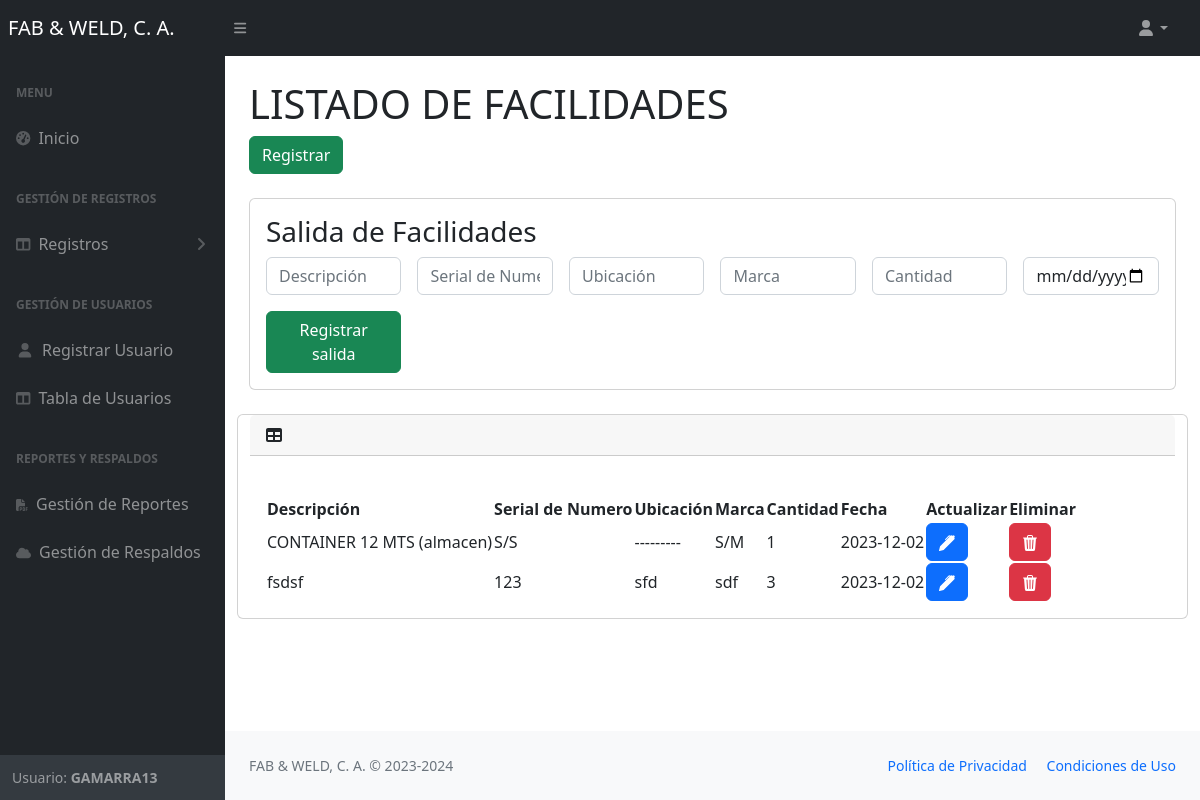
Screenshot of /views/facilidades.php (signed in) with the database file from the repository.
### tables this page shows
CREATE TABLE `users` (
  `id` int NOT NULL,
  `username` varchar(100) DEFAULT NULL,
  `email` varchar(100) NOT NULL,
  `passwordd` varchar(255) DEFAULT NULL,
  `estatus` varchar(50) NOT NULL,
  `role_id` int DEFAULT NULL
);

CREATE TABLE `facilidades` (
  `id` int NOT NULL,
  `descripcion` varchar(255) DEFAULT NULL,
  `serial_number` varchar(255) DEFAULT NULL,
  `ubicacion` varchar(255) DEFAULT NULL,
  `marca` varchar(255) DEFAULT NULL,
  `cantidad` int DEFAULT NULL,
  `fecha` date DEFAULT NULL
);

### views/facilidades.php (the view, shortened to what this page needs)
    <?php require'nav.php';?>
    <div id="layoutSidenav_content">
                <main>
                    <div class="container-fluid px-4">
                        <h1 class="mt-4">LISTADO DE FACILIDADES</h1>
                        <ol class="breadcrumb mb-4">
                         <a href="registrar2.php" class="btn btn-success" >Registrar</a>
                        </ol>
                        <div class="card">
  <div class="card-body">
  <h3>Salida de Facilidades</h3>
  <form action="../php/salida_facilidades.php" method="POST">
           <div class="row g-3">
  <div class="col-sm-2">
    <input type="text" class="form-control" placeholder="Descripción" name="descripcion" required>
  </div>
  <div class="col-sm-2">
    <input type="text" class="form-control" placeholder="Serial de Numero" name="serial_number" required>
  </div>
  <div class="col-sm-2">
    <input type="text" class="form-control" placeholder="Ubicación" name="ubicacion" required>
  </div>
  <div class="col-sm-2">
    <input type="text" class="form-control" placeholder="Marca" name="marca" required>
  </div>
  <div class="col-sm-2">
    <input type="number" class="form-control" placeholder="Cantidad" min="1" name="cantidad" required>
  </div>
  <div class="col-sm-2">
    <input type="date" class="form-control" name="fecha"   required>
  </div>
  <div class="col-sm-2">
  <button class="btn btn-success" type="submit">Registrar salida</button>
  </div>
</div>
</form>
  </div>
</div>
             <br>
                        <div class="row">
                        <div class="card mb-4">
                            <div class="card-header">
                                <i class="fas fa-table me-1"></i>
                            </div>
                            <div class="card-body">
                                <table id="datatablesSimple" >
                                <thead>
                                        <tr>
                                         <th >Descripción</th>
                                            <th >Serial de Numero</th>
                                            <th >Ubicación</th>
                                            <th >Marca</th>
                                            <th >Cantidad</th>
                                            <th >Fecha</th>
                                            <th >Actualizar</th>
                                            <th >Eliminar</th>
                                        </tr>
                                    </thead>
                                    <tbody >
                                        <?php
                                        require"../php/conexion.php";
$queto= "SELECT * FROM facilidades";
$result= mysqli_query($conexion, $queto);
while($fila = mysqli_fetch_array($result)){
    echo "<tr>";
    echo "<td>". $fila['descripcion']. "</td>";
        echo "<td>". $fila['serial_number']. "</td>";
    echo "<td>". $fila['ubicacion']. "</td>";
    echo "<td>". $fila['marca']. "</td>";
    echo "<td>". $fila['cantidad']. "</td>";
    echo "<td>". $fila['fecha']. "</td>";
      echo "<td><a href='actualizar_facilidades.php?id=".$fila['id']."' class='btn btn-primary btn-raised btn-xs'><svg xmlns='http://www.w3.org/2000/svg' width='16' height='16' fill='currentColor' class='bi bi-pen-fill' viewBox='0 0 16 16'>
      <path d='m13.498.795.149-.149a1.207 1.207 0 1 1 1.707 1.708l-.149.148a1.5 1.5 0 0 1-.059 2.059L4.854 14.854a.5.5 0 0 1-.233.131l-4 1a.5.5 0 0 1-.606-.606l1-4a.5.5 0 0 1 .131-.232l9.642-9.642a.5.5 0 0 0-.642.056L6.854 4.854a.5.5 0 1 1-.708-.708L9.44.854A1.5 1.5 0 0 1 11.5.796a1.5 1.5 0 0 1 1.998-.001z'/>
    </svg></a></td>";
      echo "<td><a  class='btn btn-danger btn-raised btn-xs' href='../php/eliminar_facilidades.php?id=".$fila['id']."'>
      <svg xmlns='http://www.w3.org/2000/svg' width='16' height='16' fill='currentColor' class='bi bi-trash3-fill' viewBox='0 0 16 16'>
      <path d='M11 1.5v1h3.5a.5.5 0 0 1 0 1h-.538l-.853 10.66A2 2 0 0 1 11.115 16h-6.23a2 2 0 0 1-1.994-1.84L2.038 3.5H1.5a.5.5 0 0 1 0-1H5v-1A1.5 1.5 0 0 1 6.5 0h3A1.5 1.5 0 0 1 11 1.5Zm-5 0v1h4v-1a.5.5 0 0 0-.5-.5h-3a.5.5 0 0 0-.5.5ZM4.5 5.029l.5 8.5a.5.5 0 1 0 .998-.06l-.5-8.5a.5.5 0 1 0-.998.06Zm6.53-.528a.5.5 0 0 0-.528.47l-.5 8.5a.5.5 0 0 0 .998.058l.5-8.5a.5.5 0 0 0-.47-.528ZM8 4.5a.5.5 0 0 0-.5.5v8.5a.5.5 0 0 0 1 0V5a.5.5 0 0 0-.5-.5Z'/>
    </svg></td>";
    echo "</tr>";
}
?>
          </tbody>
                                </table>
                            </div>
                        </div>
                    </div>
                </main>
    <?php require'footer.php';?>

### views/nav.php (shortened to what this page needs)
<?php
require"../php/conexion.php";
$id = $_SESSION["id"];
$rol1=2;
$estatus='estatus';
$consulta = "SELECT * FROM users WHERE id = '$id'  OR $rol1='role_id' AND $estatus='estatus'";
$result = mysqli_query($conexion, $consulta);
$row= $result->fetch_assoc();
if (mysqli_num_rows($result) == 0) {
    echo"<script>
    alert('Por favor debe de iniciar sesión');
    window.location.href='../index.php';
</script>";
    session_destroy();
      mysqli_close($conexion);
}if (!$result=mysqli_query($conexion, $consulta)) {
	echo("Error description:".mysqli_error($conexion));
}
    ?>
<!DOCTYPE html>
<html lang="en">
    <head>
        <link href="https://cdn.jsdelivr.net/npm/simple-datatables@7.1.2/dist/style.min.css" rel="stylesheet" />
        <link href="../css/styles.css" rel="stylesheet" />
    </head>
    <body class="sb-nav-fixed">
        <nav class="sb-topnav navbar navbar-expand navbar-dark bg-dark">
            <a class="navbar-brand ps-2" href="home.php">FAB & WELD, C. A.</a>
            <button class="btn btn-link btn-sm order-1 order-lg-0 me-4 me-lg-0" id="sidebarToggle" href="#!"><i class="fas fa-bars"></i></button>
            <ul class="navbar-nav ms-auto ms-md-0 me-3 me-lg-4">
                <li class="nav-item dropdown">
                    <a class="nav-link dropdown-toggle" id="navbarDropdown" href="#" role="button" data-bs-toggle="dropdown" aria-expanded="false"><i class="fas fa-user fa-fw"></i></a>
                </li>
            </ul>
        </nav>
        <div id="layoutSidenav">
            <div id="layoutSidenav_nav">
                <nav class="sb-sidenav accordion sb-sidenav-dark" id="sidenavAccordion">
                    <div class="sb-sidenav-menu">
                        <div class="nav">
                            <div class="sb-sidenav-menu-heading">Menu</div>
                            <a class="nav-link" href="home.php">
                                <div class="sb-nav-link-icon"><i class="fas fa-tachometer-alt"></i></div>
                                Inicio
                            </a>
                            <div class="sb-sidenav-menu-heading">Gestión de Registros</div>
                            <a class="nav-link collapsed" href="#" data-bs-toggle="collapse" data-bs-target="#collapseLayouts" aria-expanded="false" aria-controls="collapseLayouts">
                                <div class="sb-nav-link-icon"><i class="fas fa-columns"></i></div>
                                Registros
                                <div class="sb-sidenav-collapse-arrow"><i class="fas fa-angle-down"></i></div>
                            </a>
                            <div class="sb-sidenav-menu-heading">Gestión de Usuarios</div>
                            <a class="nav-link" href="nuevo_user.php">
                                <div class="sb-nav-link-icon"><i class="fas fa-user fa-fw"></i></div>
                               Registrar Usuario
                            </a>
                            <a class="nav-link" href="usuarios.php">
                                <div class="sb-nav-link-icon"><i class="fas fa-columns"></i></div>
                               Tabla de  Usuarios
                            </a>
                            <div class="sb-sidenav-menu-heading">Reportes y Respaldos</div>
                            <a class="nav-link" href="reportes.php">
                                <div class="sb-nav-link-icon"><i class='fas fa-file-pdf' style='font-size:12px'></i></div>
                               Gestión de Reportes
                            </a>
                            <a class="nav-link" href="backups.php">
                                <div class="sb-nav-link-icon"><i class='fas fa-cloud' style='font-size:12px'></i></div>
                              Gestión de Respaldos
                            </a>
                        </div>
                    </div>
                    <div class="sb-sidenav-footer">
                        <div class="small">Usuario: <b style="text-transform: uppercase"><?php echo $row['username'] ?></b></div>
                    </div>
                </nav>
            </div>

### views/footer.php (shortened to what this page needs)
<footer class="py-4 bg-light mt-auto">
                    <div class="container-fluid px-4">
                        <div class="d-flex align-items-center justify-content-between small">
                            <div class="text-muted">FAB & WELD, C. A. &copy; 2023-2024</div>
                            <div>
                            <a class="link text-decoration-none me-3" href="#!">Política de Privacidad</a>
                        <a class="link text-decoration-none" href="#!">Condiciones de Uso</a>
                            </div>
                        </div>
                    </div>
                </footer>
            </div>
        </div>
    </body>
</html>

### rows the page displays
users: username "GAMARRA13"
facilidades: descripcion "CONTAINER 12 MTS (almacen)", serial_number "S/S", ubicacion "---------", marca "S/M", cantidad "1", fecha "2023-12-02"
facilidades: descripcion "fsdsf", serial_number "123", ubicacion "sfd", marca "sdf", cantidad "3", fecha "2023-12-02"
